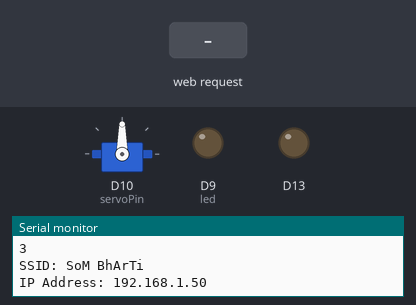
A sketch run on a simulated Arduino MKR. Parts: servo, output pins drawn as LEDs (lit = HIGH), the last lines printed to the serial monitor. The test bench sets the inputs (shaded band). WiFi joins after 1.5 s; servers stay silent unless stated.

Above: at 12.7 s.
12.8 s: HTTP request GET /ON received
At 14.0 s:
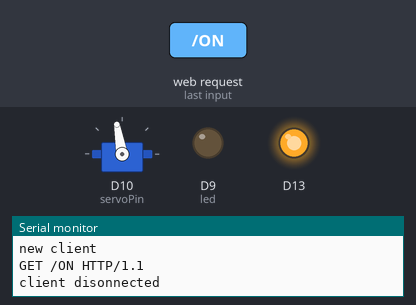
14.3 s: HTTP request GET /OFF received
At 15.3 s:
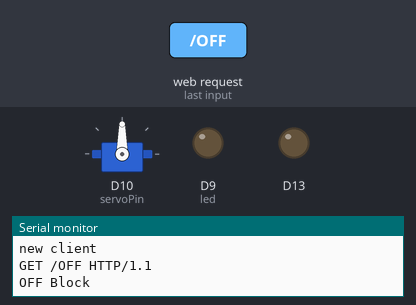
15.8 s: HTTP request GET /s1 received
At 16.5 s:
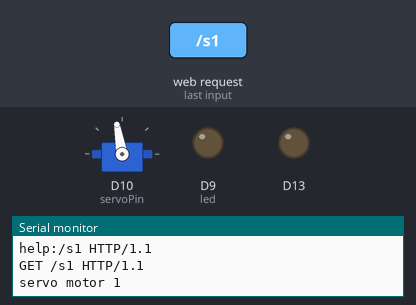
Timing chart, 0 to 18.8 s (numbered marks = the images above; inputs shaded):
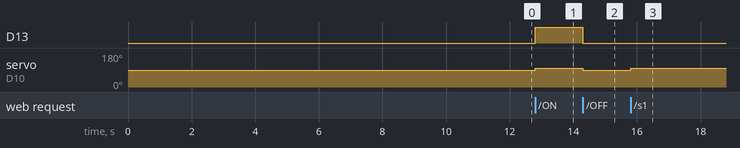

Measured:
- after the input at 12.8 s, D13: LOW → HIGH at once; servo on D10 (servoPin): 90° → 100° at once
- after the input at 14.3 s, D13: HIGH → LOW at once; servo on D10 (servoPin): 100° → 90° at once
- after the input at 15.8 s, servo on D10 (servoPin): 90° → 100° at once

The sketch:

Wifi.ino
```cpp
#include <SPI.h>
#include <WiFiNINA.h>
#include <Servo.h>

#define led 9
#define servoPin 10

char ssid[] = "SoM BhArTi";
char userid[]= "15012003";
int keyIndex = 0;

int status = WL_IDLE_STATUS;
WiFiServer server(80);

Servo myservo;
String readString;

void setup() {
  pinMode(13, OUTPUT);
  pinMode(led, OUTPUT);
  Serial.begin(9600);
  myservo.attach(servoPin);

  while (status != WL_CONNECTED) {
    Serial.println(status);
    Serial.print("Attempting to connect to Network named: ");
    Serial.println(ssid);
    status = WiFi.begin(ssid,userid);
    delay(10000);
  }
  server.begin();
  Serial.println(status);
  Serial.print("SSID: ");
  Serial.println(WiFi.SSID());
  IPAddress ip = WiFi.localIP();
  Serial.print("IP Address: ");
  Serial.println(ip);
}

void loop() {
  WiFiClient client = server.available();
  if (client)
  {
    Serial.println("new client");

    while (client.connected())
    {
      if (client.available())
      {
        char c = client.read();
        if (readString.length() < 100)
        {
          readString += c;
          //Serial.print("Readstring:");
          //Serial.println(readString);
          Serial.write(c);

          if (c == '\n') {
            client.println("<a href=\"/?lighton\"\">Turn On Light</a>");
            client.println("<br />");
            client.println("<br />");
            client.println("<a href=\"/?lightoff\"\">Turn Off Light</a><br />");
            client.println("<br />");
            client.println("<a href=\"/?servo\"\">Move Servo</a><br />");

            delay(1);

            if(readString.indexOf("ON") > 0)
            {
              digitalWrite(13, HIGH);
              delay(1);
              myservo.write(myservo.read() + 10);
              delay(1000);
            }
            else{
              if(readString.indexOf("OFF") > 0)
              {
                Serial.println("OFF Block");
                digitalWrite(13, LOW);
                delay(1);
                myservo.write(myservo.read() - 10);
              delay(1000);
              }
              else{
                if(readString.indexOf("s1") > 0)
                {
                  Serial.println("help:" + readString);
                  Serial.println("help:" + readString.substring(4));
                  String thumbPosition = "";
                  Serial.println(readString);
                  for(int i = 0 ; i < readString.length(); i++){
                    char a  = readString.charAt(i);
                    if(a != '/')
                    {
                      thumbPosition = thumbPosition + a;
                    }
                  }
                  int sliderNo = thumbPosition.toInt();
                  Serial.println("servo motor 1");
                  myservo.write(myservo.read() + 10);
                  delay(1000);
                }
              }
            }

            readString="";

            delay(1);
            client.stop();
            Serial.println("client disonnected");
          }
        }
      }
    }
  }
}
```
